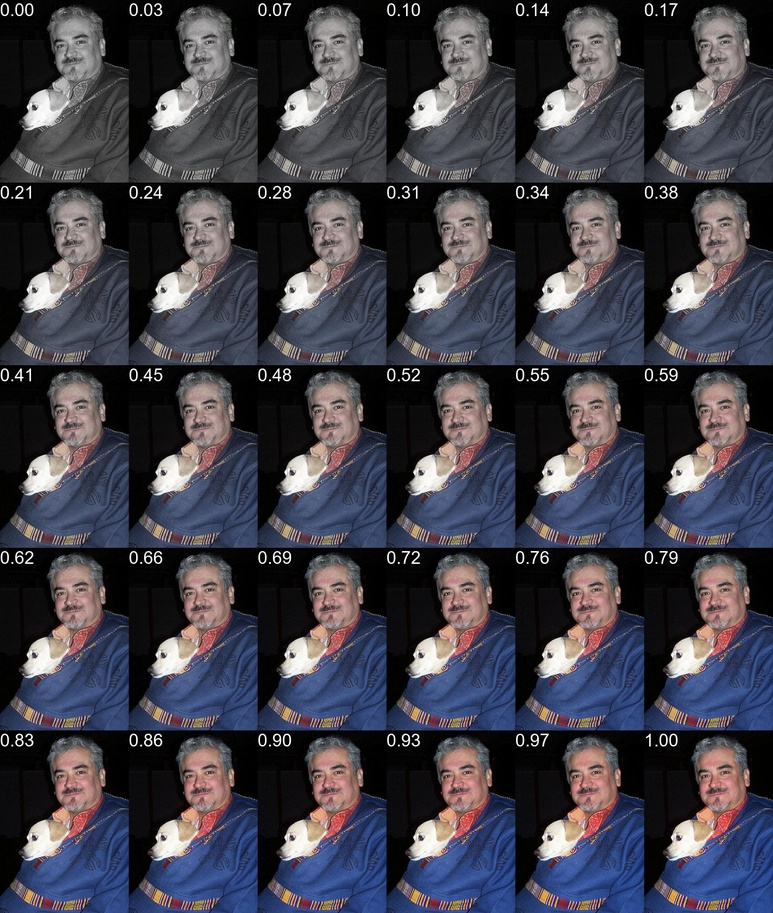
#> input picture voc_only_logs/degraded/000001_color_tiled.jpg, 773 x 913 px, shrunk from 2118 x 2500 before the run, given in place of degraded, which was not available
$ python deg_tiledv2.py degraded
#> lines starting #> are read from the running program, lines starting #| are printed output that depends on the picture; pictures that were not available may be replaced by others from this repository, and a replacement may not be noted
# Applies all 9 degradation functions to a single image
# Most functions use the log space

from PIL import ImageEnhance
from PIL import Image
from PIL import ImageFilter
from PIL import ImageDraw
from PIL import ImageFont
import numpy as np
import cv2
import skimage.util.noise as skinoise
import argparse
import random
import os

# 4545.jpg


# Adjust the colors of the image
# grayscale 0.0 -> original colors 1.0
def color_adj(im1, enhance_num):
    color = ImageEnhance.Color(im1)
    return color.enhance(enhance_num)


# Adjust the contrast of the image
# Solid gray image 0.0 -> original 1.0 -> over-saturated 2.0
def contrast_adj(im1, contrast_num):
    contrast = ImageEnhance.Contrast(im1)
    return contrast.enhance(contrast_num)


# Adjusts the brightness of the image
# black 0.0 -> original 1.0 -> white 2.0
def bright_adj(im1, bright_num):
    bright = ImageEnhance.Brightness(im1)
    return bright.enhance(bright_num)


# Adjusts the sharpness of the image
# perc1: percentage to be sharpened
# [0, 400+]
def sharp_adj(im1, perc1):
    return im1.filter(ImageFilter.UnsharpMask(percent=perc1))


# Adjusts the Gaussian Blur applied to the image
# gblur_rad is the radius of the gaussian blur being applied
def gblur(im1, gblur_rad):
    return im1.filter(ImageFilter.GaussianBlur(radius=gblur_rad))


# Resize from original -> ratio of the original -> the original
# reduces the quality of the image
def imresize(im1, ratio):
    filter1 = Image.NEAREST
    new_size = (int(im1.size[0] * ratio), int(im1.size[1] * ratio))
    return im1.resize(new_size, resample=filter1).resize(im1.size, resample=filter1)


# Gaussian Noise
# var1: original image 0 -> noisy image 1
def gnoise(im1, var1):
    out1 = skinoise.random_noise(im1, mode='gaussian', var=var1)
    out1 *= 255.0
    return Image.fromarray(out1.astype('uint8'))


# Salt and Pepper Noise
# amt: amount of s&p noise in the image
def snpnoise(im1, amt=0.05):
    out = skinoise.random_noise(im1, mode='s&p', amount=amt)
    out *= 255.0
    return Image.fromarray(out.astype('uint8'))


# Speckle Noise
# var1: original image 0 -> noisy image 1
def snoise(im1, var1):
    out = skinoise.random_noise(im1, mode='speckle', var=var1)
    out *= 255.0
    return Image.fromarray(out.astype('uint8'))


random.seed(1)

parser = argparse.ArgumentParser(description='Applies the different degradation methods to the directory of images')
parser.add_argument('inp_fn', help='Image directory')

args = parser.parse_args()

inp_fn = args.inp_fn

im = Image.open(inp_fn)
#> im is the input picture: PIL image 773x913 RGB; mean R, G, B 64.5, 63.3, 73.3
numpy_im = np.array(im.convert('RGB'))

ims_color = []
ims_contr = []
ims_brigh = []
ims_sharp = []
ims_gblur = []
ims_imres = []
ims_gnois = []
ims_snpno = []
ims_snois = []

font = ImageFont.truetype(r"C:\Windows\Fonts\arial.ttf", 48)
text_color = (0, 255, 255)

# Color range
r_col = np.linspace(0, 1, num=4, endpoint=False)
r_col2 = np.geomspace(1, 10, num=8, endpoint=False)
r_col = np.concatenate((r_col, r_col2))

# Contrast range
r_con = np.linspace(0.05, 1, num=6, endpoint=False)
r_con2 = np.geomspace(1, 20, num=5)
r_con = np.concatenate(([0], r_con, r_con2))

# Brightness range
r_br = np.geomspace(0.1, 1, num=6, endpoint=False)
r_br2 = np.geomspace(1, 30, num=5)
r_br = np.concatenate(([0], r_br, r_br2))

# Sharpness range
r_sh = [i * 34 for i in range(0, 12)]

# Gaussian Blur range
# r_gblur = [i for i in range(0, 12)]
r_gblur = np.linspace(0.5, 2.5, num=4, endpoint=False)
r_gblur2 = np.linspace(3, 9, num=7)
r_gblur = np.concatenate(([0], r_gblur, r_gblur2))

# Imresize range
r_imr = np.geomspace(0.04, 1, num=12)
r_imr = r_imr[::-1]

# Gaussian Noise range
r_gau = np.geomspace(0.01, 10.24, num=11)
r_gau = np.concatenate(([0], r_gau))

# Salt and Pepper range
r_snp = np.linspace(0.03, 0.5, num=6, endpoint=False)
r_snp2 = np.linspace(0.5, 1, num=5)
r_snp = np.concatenate(([0], r_snp, r_snp2))

# Speckle Noise range
r_spe = np.geomspace(0.03, 30, num=11)
r_spe = np.concatenate(([0], r_spe))

# COLOR CODE
for i in r_col:
    img = color_adj(im, i)
    draw = ImageDraw.Draw(img)
    draw.text((0, 0), "{:.2f}".format(i), text_color, font=font)
    ims_color.append(np.array(img))
#> after the loop, ims_color = 12 items


# CONTRAST CODE
for i in r_con:
    img = contrast_adj(im, i)
    draw = ImageDraw.Draw(img)
    draw.text((0, 0), "{:.2f}".format(i), text_color, font=font)
    ims_contr.append(np.array(img))
#> after the loop, ims_contr = 12 items


# BRIGHTNESS CODE
for i in r_br:
    img = bright_adj(im, i)
    draw = ImageDraw.Draw(img)
    draw.text((0, 0), "{:.2f}".format(i), text_color, font=font)
    ims_brigh.append(np.array(img))
#> after the loop, ims_brigh = 12 items


# SHARPNESS CODE
for i in r_sh:
    img = sharp_adj(im, i)
    draw = ImageDraw.Draw(img)
    draw.text((0, 0), "{:.2f}".format(i / 100. + 1), text_color, font=font)
    ims_sharp.append(np.array(img))
#> after the loop, ims_sharp = 12 items


# GAUSSIAN BLUR CODE
for i in r_gblur:
    img = gblur(im, i)
    draw = ImageDraw.Draw(img)
    draw.text((0, 0), "{:.2f}".format(i), text_color, font=font)
    ims_gblur.append(np.array(img))
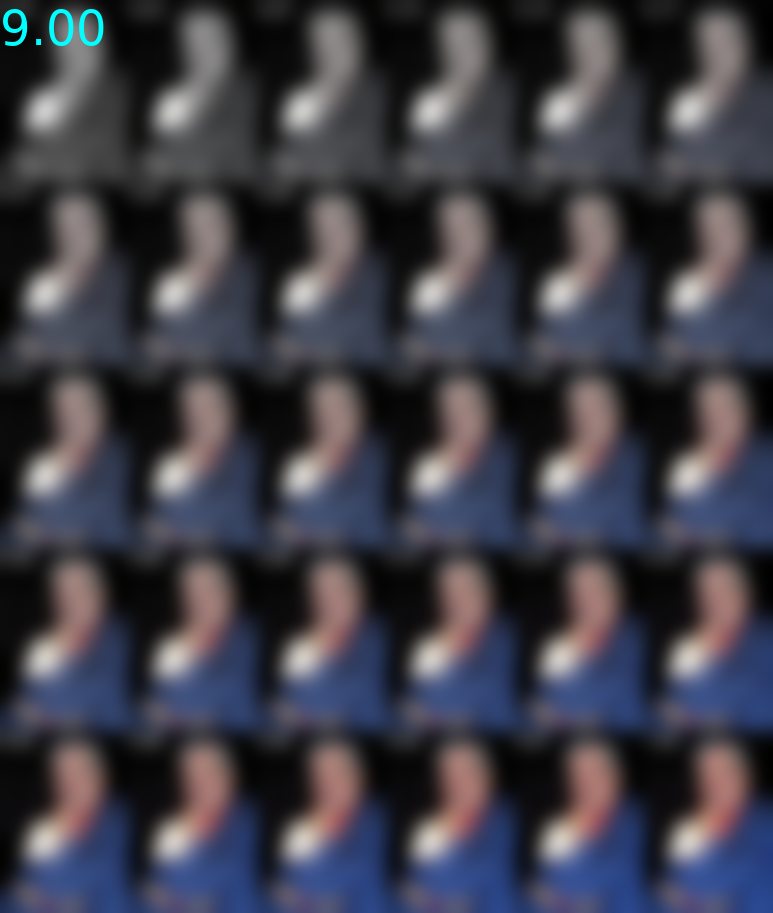
#> img: PIL image 773x913 RGB; mean R, G, B 64.3, 63.6, 73.5
#> after the loop, ims_gblur = 12 items


# IMRESIZE CODE
for i in r_imr:
    img = imresize(im, i)
    draw = ImageDraw.Draw(img)
    draw.text((0, 0), "{:.3f}".format(i), text_color, font=font)
    ims_imres.append(np.array(img))
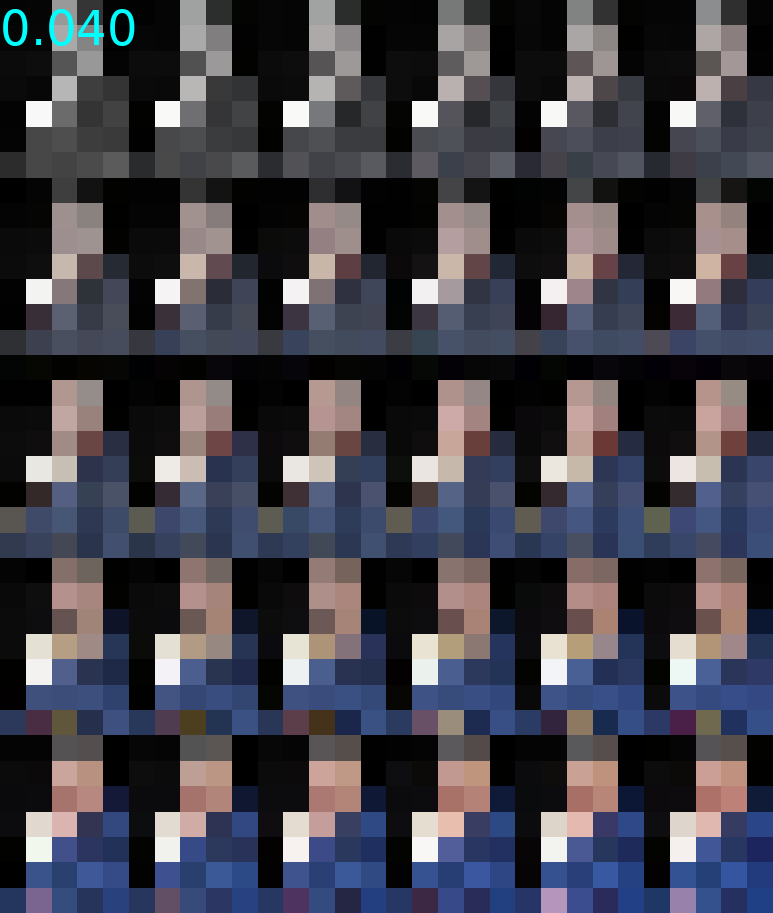
#> img: PIL image 773x913 RGB; mean R, G, B 65.3, 64.8, 74.6
#> after the loop, ims_imres = 12 items


# GAUSSIAN NOISE CODE
for i in r_gau:
    img = gnoise(numpy_im, i)
    draw = ImageDraw.Draw(img)
    draw.text((0, 0), "{:.2f}".format(i), text_color, font=font)
    ims_gnois.append(np.array(img))
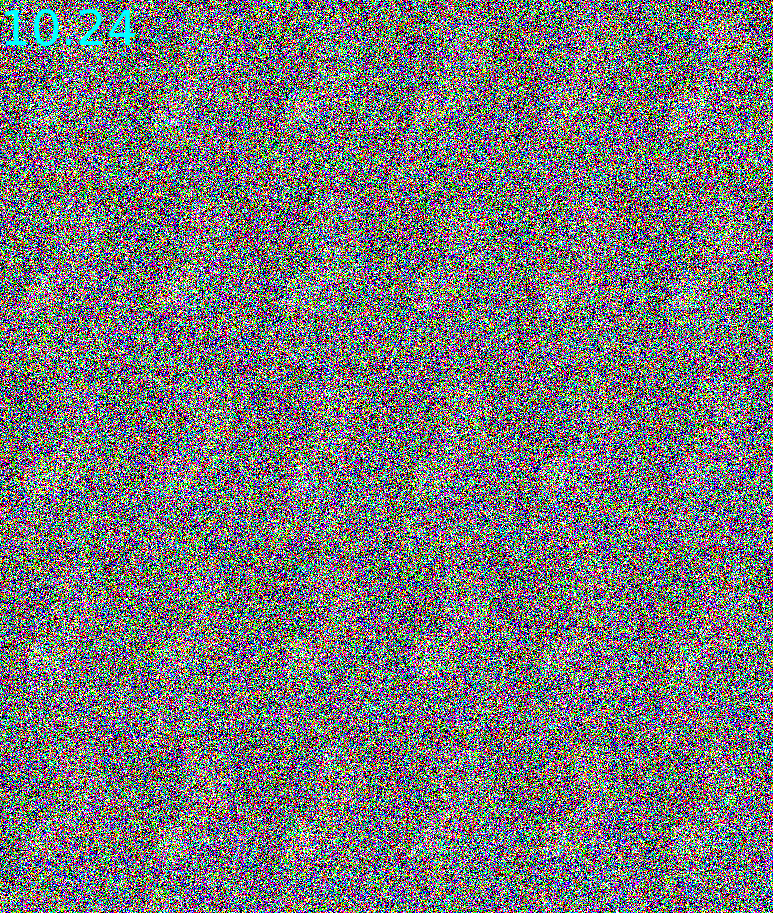
#> img: PIL image 773x913 RGB; mean R, G, B 119.4, 119.8, 121.1
#> after the loop, ims_gnois = 12 items


# SALT AND PEPPER NOISE CODE
for i in r_snp:
    img = snpnoise(numpy_im, i)
    draw = ImageDraw.Draw(img)
    draw.text((0, 0), "{:.2f}".format(i), text_color, font=font)
    ims_snpno.append(np.array(img))
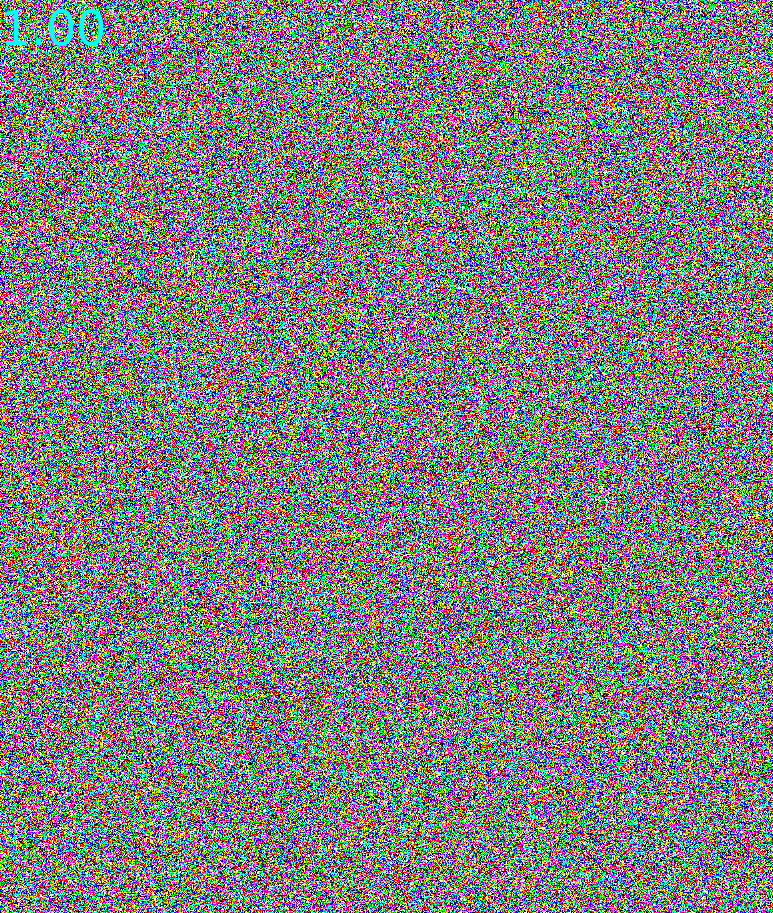
#> img: PIL image 773x913 RGB; mean R, G, B 127.3, 127.8, 127.5
#> after the loop, ims_snpno = 12 items


# SPECKLE NOISE CODE
for i in r_spe:
    img = snoise(numpy_im, i)
    draw = ImageDraw.Draw(img)
    draw.text((0, 0), "{:.2f}".format(i), text_color, font=font)
    ims_snois.append(np.array(img))
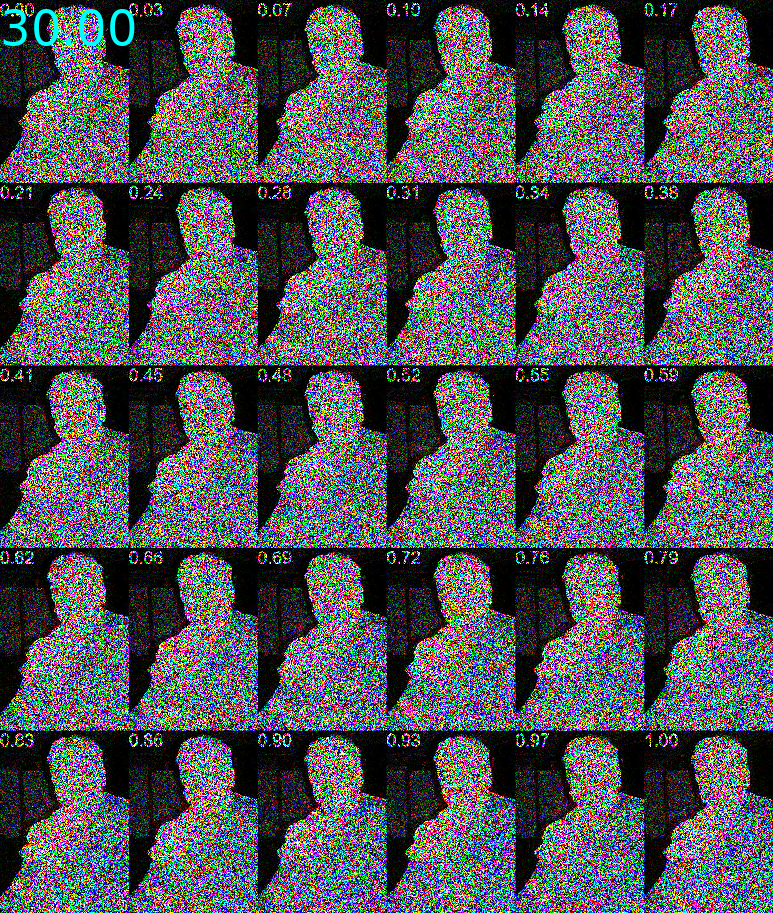
#> img: PIL image 773x913 RGB; mean R, G, B 78.5, 80.6, 84.8
#> after the loop, ims_snois = 12 items


ims_color = np.array(ims_color)
ims_contr = np.array(ims_contr)
ims_brigh = np.array(ims_brigh)
ims_sharp = np.array(ims_sharp)
ims_gblur = np.array(ims_gblur)
ims_imres = np.array(ims_imres)
ims_gnois = np.array(ims_gnois)
ims_snpno = np.array(ims_snpno)
ims_snois = np.array(ims_snois)

vert_color = []
vert_contr = []
vert_brigh = []
vert_sharp = []
vert_gblur = []
vert_imres = []
vert_gnois = []
vert_snpno = []
vert_snois = []

for i in range(3):
    horiz_color = []
    horiz_contr = []
    horiz_brigh = []
    horiz_sharp = []
    horiz_gblur = []
    horiz_imres = []
    horiz_gnois = []
    horiz_snpno = []
    horiz_snois = []
    ii = 4
    for j in range(ii):
        if j == 0:
            horiz_color = ims_color[j+i*ii]
            horiz_contr = ims_contr[j+i*ii]
            horiz_brigh = ims_brigh[j+i*ii]
            horiz_sharp = ims_sharp[j+i*ii]
            horiz_gblur = ims_gblur[j+i*ii]
            horiz_imres = ims_imres[j+i*ii]
            horiz_gnois = ims_gnois[j+i*ii]
            horiz_snpno = ims_snpno[j+i*ii]
            horiz_snois = ims_snois[j+i*ii]
        else:
            horiz_color = np.hstack((horiz_color, ims_color[j+i*ii]))
            horiz_contr = np.hstack((horiz_contr, ims_contr[j+i*ii]))
            horiz_brigh = np.hstack((horiz_brigh, ims_brigh[j+i*ii]))
            horiz_sharp = np.hstack((horiz_sharp, ims_sharp[j+i*ii]))
            horiz_gblur = np.hstack((horiz_gblur, ims_gblur[j+i*ii]))
            horiz_imres = np.hstack((horiz_imres, ims_imres[j+i*ii]))
            horiz_gnois = np.hstack((horiz_gnois, ims_gnois[j+i*ii]))
            horiz_snpno = np.hstack((horiz_snpno, ims_snpno[j+i*ii]))
            horiz_snois = np.hstack((horiz_snois, ims_snois[j+i*ii]))
    if i == 0:
        vert_color = horiz_color
        vert_contr = horiz_contr
        vert_brigh = horiz_brigh
        vert_sharp = horiz_sharp
        vert_gblur = horiz_gblur
        vert_imres = horiz_imres
        vert_gnois = horiz_gnois
        vert_snpno = horiz_snpno
        vert_snois = horiz_snois
    else:
        vert_color = np.vstack((vert_color, horiz_color))
        vert_contr = np.vstack((vert_contr, horiz_contr))
        vert_brigh = np.vstack((vert_brigh, horiz_brigh))
        vert_sharp = np.vstack((vert_sharp, horiz_sharp))
        vert_gblur = np.vstack((vert_gblur, horiz_gblur))
        vert_imres = np.vstack((vert_imres, horiz_imres))
        vert_gnois = np.vstack((vert_gnois, horiz_gnois))
        vert_snpno = np.vstack((vert_snpno, horiz_snpno))
        vert_snois = np.vstack((vert_snois, horiz_snois))

Image.fromarray(vert_color).save(
    r"C:\Users\Matthew\Desktop\masters\pytorch-faster-rcnn\voc_only_logs\degraded\{}_color_tiled.jpg"
    .format(os.path.split(inp_fn)[-1][:-4]))
Image.fromarray(vert_contr).save(
    r"C:\Users\Matthew\Desktop\masters\pytorch-faster-rcnn\voc_only_logs\degraded\{}_contrast_tiled.jpg"
    .format(os.path.split(inp_fn)[-1][:-4]))
Image.fromarray(vert_brigh).save(
    r"C:\Users\Matthew\Desktop\masters\pytorch-faster-rcnn\voc_only_logs\degraded\{}_brightness_tiled.jpg"
    .format(os.path.split(inp_fn)[-1][:-4]))
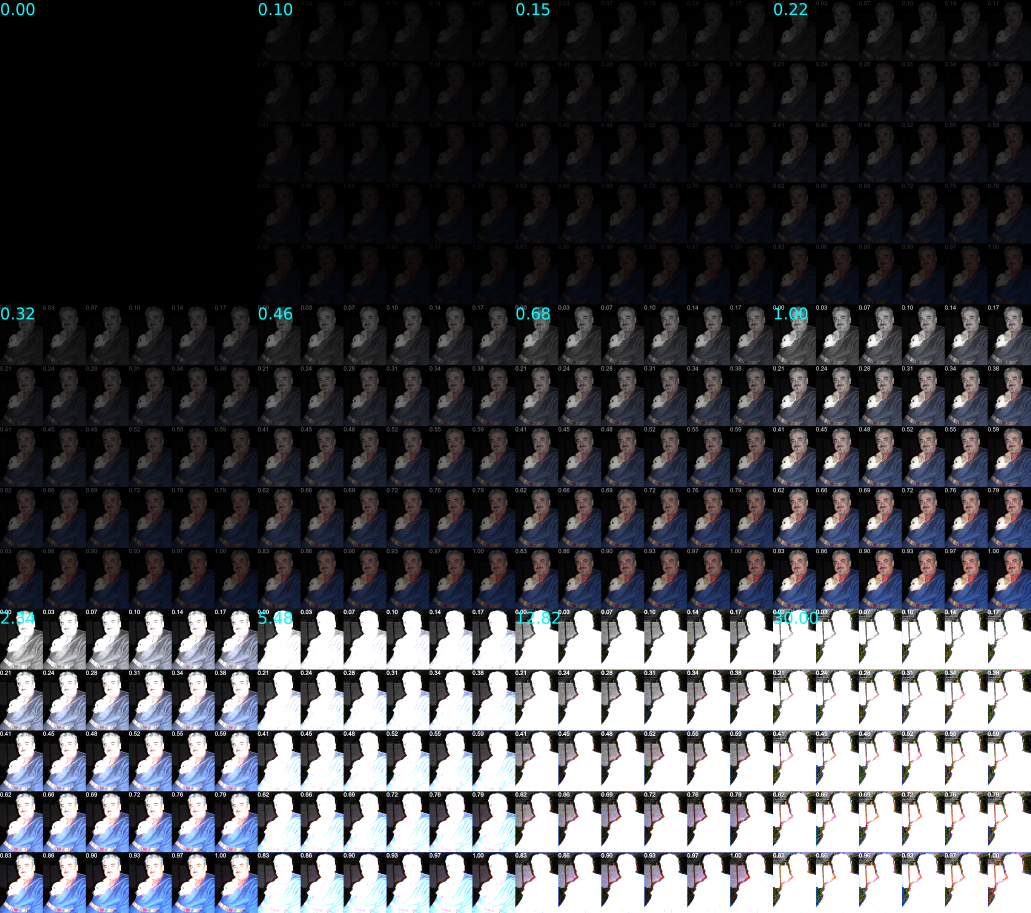
#> saved as degr_brightness_tiled.jpg: PIL image 3092x2739 RGB (shown at 1/3 size); mean R, G, B 73.6, 74.3, 78.6
Image.fromarray(vert_sharp).save(
    r"C:\Users\Matthew\Desktop\masters\pytorch-faster-rcnn\voc_only_logs\degraded\{}_sharpness_tiled.jpg"
    .format(os.path.split(inp_fn)[-1][:-4]))
Image.fromarray(vert_gblur).save(
    r"C:\Users\Matthew\Desktop\masters\pytorch-faster-rcnn\voc_only_logs\degraded\{}_gblur_tiled.jpg"
    .format(os.path.split(inp_fn)[-1][:-4]))
Image.fromarray(vert_imres).save(
    r"C:\Users\Matthew\Desktop\masters\pytorch-faster-rcnn\voc_only_logs\degraded\{}_resize_tiled.jpg"
    .format(os.path.split(inp_fn)[-1][:-4]))
Image.fromarray(vert_gnois).save(
    r"C:\Users\Matthew\Desktop\masters\pytorch-faster-rcnn\voc_only_logs\degraded\{}_gnoise_tiled.jpg"
    .format(os.path.split(inp_fn)[-1][:-4]))
Image.fromarray(vert_snpno).save(
    r"C:\Users\Matthew\Desktop\masters\pytorch-faster-rcnn\voc_only_logs\degraded\{}_snpnoise_tiled.jpg"
    .format(os.path.split(inp_fn)[-1][:-4]))
Image.fromarray(vert_snois).save(
    r"C:\Users\Matthew\Desktop\masters\pytorch-faster-rcnn\voc_only_logs\degraded\{}_snoise_tiled.jpg"
    .format(os.path.split(inp_fn)[-1][:-4]))
